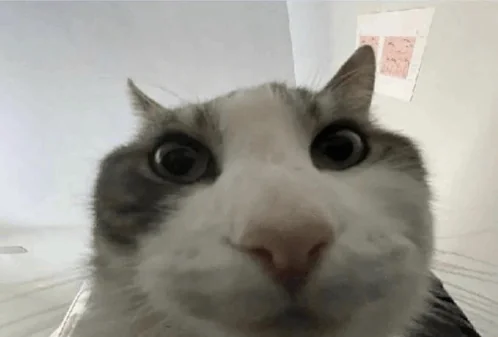
#> input picture buổi 5/cat.jpg, 498 x 337 px, given in place of cat.png, which was not available
$ jupyter execute --allow-errors '2.2.2_basic_image_manipulation_open_CV (1).ipynb'   (shell and % lines are left out)   (text cells are left out)
#> lines starting #> are read from the running program, lines starting #| are printed output that depends on the picture; after the words box and inside, x2 and y2 are one past the last pixel; in counts of white or black regions, pixels touching at a corner belong together; pictures that were not available may be replaced by others from this repository, and a replacement may not be noted
[cell 1]
import cv2                  # Thư viện OpenCV dùng để xử lý ảnh
import numpy as np          # Thư viện xử lý mảng số (ảnh trong OpenCV là NumPy array)
import matplotlib.pyplot as plt   # Dùng để hiển thị ảnh trong notebook

[cell 2]
# OpenCV đọc ảnh theo thứ tự màu BGR (Blue – Green – Red)
baboon = cv2.imread("baboon.png")     # Đọc ảnh từ file, kết quả là mảng NumPy 3 chiều (H, W, 3)
plt.figure(figsize=(10,10))           # Tạo khung hiển thị với kích thước 10x10 inch
#> (the rest of this cell did not finish here and is left out)

[cell 3]
A = baboon  # A là biến tham chiếu, trỏ tới cùng vùng nhớ với baboon

[cell 4]
id(A)==id(baboon)    # True → A và baboon dùng chung bộ nhớ
id(A)        # In ra địa chỉ vùng nhớ của A
#> Out = 139783350137664

#> (a cell that did not finish here is left out)

#> (a cell that did not finish here is left out)

[cell 7]
plt.figure(figsize=(10,10))         # Tạo figure hiển thị
plt.subplot(121)                    # Khung bên trái
#> (the rest of this cell did not finish here and is left out)

[cell 8]
plt.figure(figsize=(10,10))
plt.subplot(121)
#> (the rest of this cell did not finish here and is left out)

[cell 9]
image = cv2.imread("cat.png")       # Đọc ảnh cat (OpenCV → BGR)
#> image is the input picture: shape (337, 498, 3); mean B, G, R 142.8, 150.3, 152.3
plt.figure(figsize=(10,10))
plt.imshow(cv2.cvtColor(image, cv2.COLOR_BGR2RGB))   # Chuyển sang RGB để hiển thị đúng màu
plt.show()

[cell 10]
width, height, C = image.shape      # Lấy kích thước ảnh (cao, rộng, số kênh)
#> width = 337; height = 498; C = 3
print('width, height, C', width, height, C)
#| width, height, C 337 498 3

[cell 11]
# Tạo mảng rỗng để lưu ảnh sau khi lật
array_flip = np.zeros((width, height,C),dtype=np.uint8)

[cell 12]
 # Đảo thứ tự các hàng → lật ảnh theo chiều dọc
for i,row in enumerate(image):
        array_flip[width-1-i,:,:]=row
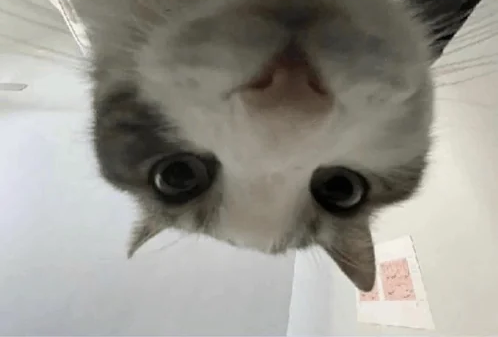
#> array_flip: shape (337, 498, 3); mean of channels 0, 1, 2 142.8, 150.3, 152.3; drawn as B, G, R

[cell 13]
plt.figure(figsize=(5,5))
plt.imshow(cv2.cvtColor(array_flip, cv2.COLOR_BGR2RGB))  # Hiển thị ảnh lật dọc
plt.show()

[cell 14]
for flipcode in [0, 1, -1]:
    im_flip = cv2.flip(image, flipcode)
    # 0: lật dọc | 1: lật ngang | -1: lật cả hai
    plt.imshow(cv2.cvtColor(im_flip, cv2.COLOR_BGR2RGB))
    plt.title("flipcode: " + str(flipcode))
    plt.show()
#> this loop made 3 passes
#> pass 2, `im_flip = cv2.flip(image, flipcode)`:
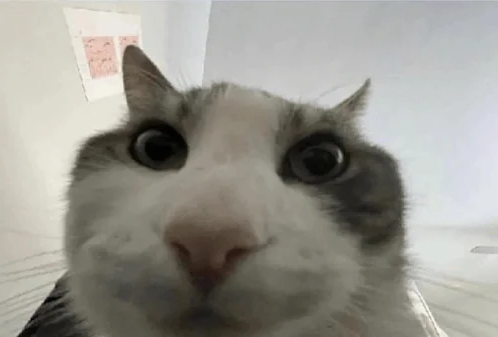
#> im_flip: shape (337, 498, 3); mean B, G, R 142.8, 150.3, 152.3
#> pass 3, `im_flip = cv2.flip(image, flipcode)`:
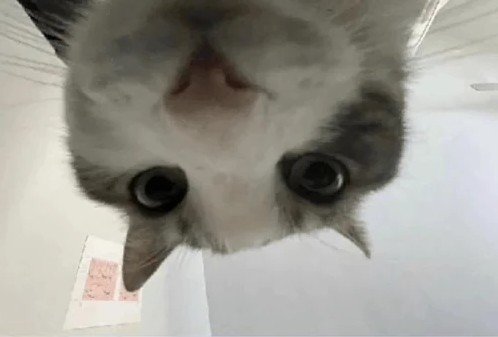
#> im_flip: shape (337, 498, 3); mean B, G, R 142.8, 150.3, 152.3

[cell 15]
im_flip = cv2.rotate(image, 0)      # Rotate 90 độ CLOCKWISE (0 là hằng số OpenCV)
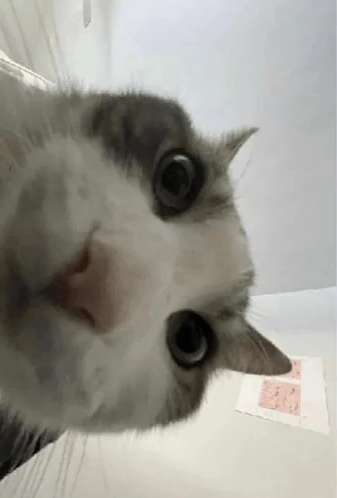
#> im_flip: shape (498, 337, 3); mean B, G, R 142.8, 150.3, 152.3
plt.imshow(cv2.cvtColor(im_flip, cv2.COLOR_BGR2RGB))
plt.show()

[cell 16]
flip = {"ROTATE_90_CLOCKWISE":cv2.ROTATE_90_CLOCKWISE,"ROTATE_90_COUNTERCLOCKWISE":cv2.ROTATE_90_COUNTERCLOCKWISE,"ROTATE_180":cv2.ROTATE_180}
#> flip = {'ROTATE_90_CLOCKWISE': 0, 'ROTATE_90_COUNTERCLOCKWISE': 2, 'ROTATE_180': 1}

[cell 17]
 # Lấy hằng số rotate 90 độ theo chiều kim đồng hồ
flip["ROTATE_90_CLOCKWISE"]
#> Out = 0

[cell 18]
for key, value in flip.items():
    plt.subplot(1,2,1)
    plt.imshow(cv2.cvtColor(image, cv2.COLOR_BGR2RGB))   # Ảnh gốc
    plt.title("original")

    plt.subplot(1,2,2)
    plt.imshow(cv2.cvtColor(cv2.rotate(image, value), cv2.COLOR_BGR2RGB))
    # Ảnh sau khi xoay
    plt.title(key)
    plt.show()
#> this loop made 3 passes
#> (key, value) on passes 1 to 3: ('ROTATE_90_CLOCKWISE', 0), ('ROTATE_90_COUNTERCLOCKWISE', 2), ('ROTATE_180', 1)
#> pass 2, `plt.show()`:
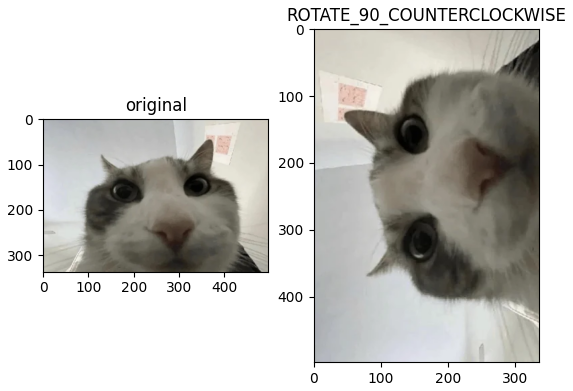
#> figure drawn by matplotlib, 2 panels

[cell 19]
upper = 150
lower = 400
crop_top = image[upper: lower,:,:]  # Cắt ảnh theo chiều dọc
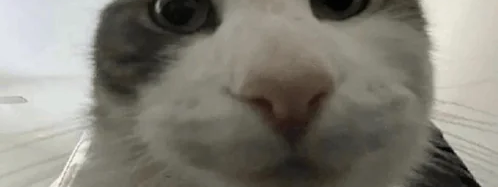
#> crop_top: shape (187, 498, 3); mean B, G, R 117.6, 127.1, 129.7
plt.figure(figsize=(10,10))
plt.imshow(cv2.cvtColor(crop_top, cv2.COLOR_BGR2RGB))
plt.show()

[cell 20]
left = 150
right = 400
crop_horizontal = crop_top[: ,left:right,:]  # Cắt tiếp theo chiều ngang
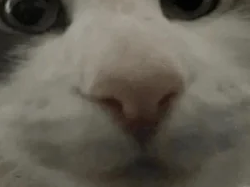
#> crop_horizontal: shape (187, 250, 3); mean B, G, R 83.8, 94.8, 99.3
plt.figure(figsize=(5,5))
plt.imshow(cv2.cvtColor(crop_horizontal, cv2.COLOR_BGR2RGB))
plt.show()

[cell 21]
array_sq = np.copy(image)           # Tạo bản sao ảnh
array_sq[upper:lower, left:right, :] = 0  # Gán vùng crop thành màu đen
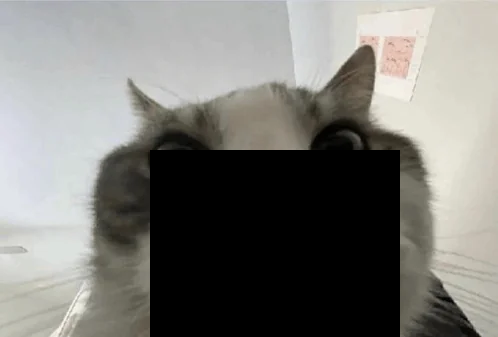
#> array_sq: shape (337, 498, 3); mean B, G, R 119.5, 123.9, 124.6

[cell 22]
plt.figure(figsize=(10,10))
plt.subplot(1,2,1)
plt.imshow(cv2.cvtColor(image,cv2.COLOR_BGR2RGB))
plt.title("orignal")
plt.subplot(1,2,2)
plt.imshow(cv2.cvtColor(array_sq,cv2.COLOR_BGR2RGB))
plt.title("Altered Image")
plt.show()
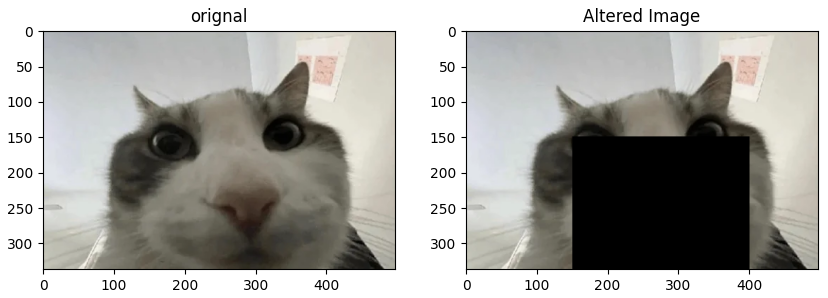
#> figure drawn by matplotlib, 2 panels

[cell 23]
start_point, end_point = (left, upper), (right, lower)
image_draw = np.copy(image)         # Copy ảnh để vẽ
# Vẽ hình chữ nhật màu xanh
cv2.rectangle(image_draw, start_point, end_point, (0,255,0), 3)
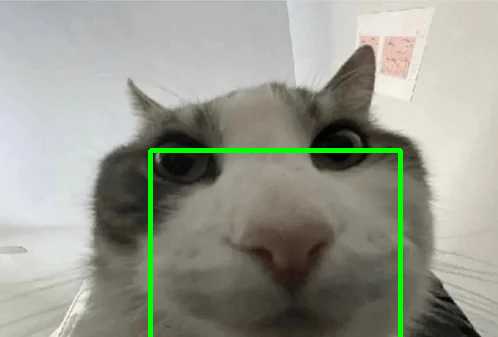
#> image_draw: shape (337, 498, 3); 1.85% of pixels changed, all inside (x1, y1, x2, y2) = (148, 148, 403, 337)
plt.figure(figsize=(5,5))
plt.imshow(cv2.cvtColor(image_draw, cv2.COLOR_BGR2RGB))
plt.show()

$ run again, with buổi 5/cameraman.jpeg copied over buổi 5/cat.jpg
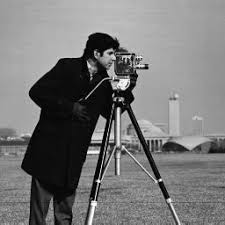
#> input picture buổi 5/cameraman.jpeg, 225 x 225 px, given in place of cat.png, which was not available
#> `id(A)`: Out = 139783350137664
#> image is the input picture: shape (225, 225, 3); min 0, max 255, mean 118.9
#| width, height, C 225 225 3
#> flip = {'ROTATE_90_CLOCKWISE': 0, 'ROTATE_90_COUNTERCLOCKWISE': 2, 'ROTATE_180': 1}
#> `flip["ROTATE_90_CLOCKWISE"]`: Out = 0
#> the loop `for key, value in flip.items():` made 3 passes
#> (key, value) on passes 1 to 3: ('ROTATE_90_CLOCKWISE', 0), ('ROTATE_90_COUNTERCLOCKWISE', 2), ('ROTATE_180', 1)
#> array_sq: shape (225, 225, 3); 11.08% of pixels changed, all inside (x1, y1, x2, y2) = (150, 150, 225, 225)
#> `cv2.rectangle(image_draw, start_point, end_point, (0,255,0), 3)`:
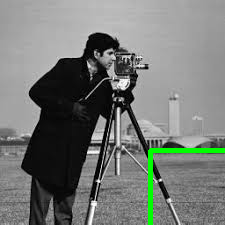
#> image_draw: shape (225, 225, 3); 1.47% of pixels changed, all inside (x1, y1, x2, y2) = (148, 148, 225, 225)
